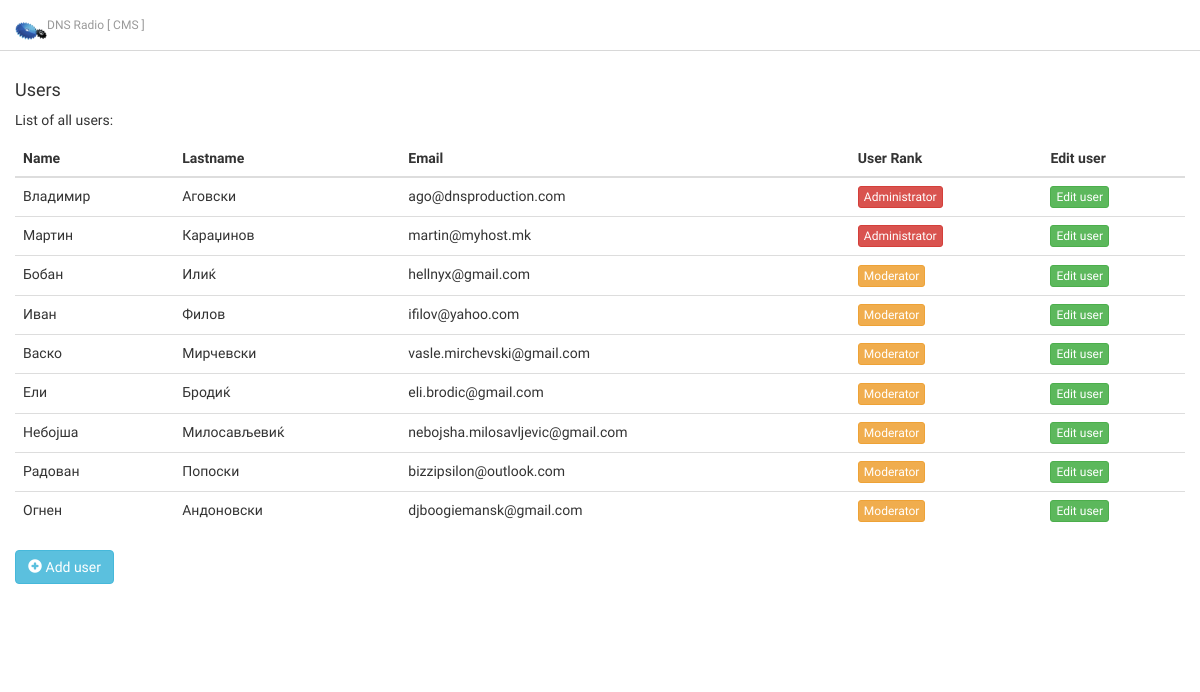
The page /users.php on the database its author committed.
### tables this page shows
CREATE TABLE IF NOT EXISTS `users` (
  `user_id` int(11) NOT NULL AUTO_INCREMENT,
  `user_name` text NOT NULL,
  `user_lastname` text NOT NULL,
  `user_email` text NOT NULL,
  `is_user_admin` int(11) NOT NULL,
  `user_pass` text NOT NULL,
  PRIMARY KEY (`user_id`)
);

### users.php (the view, shortened to what this page needs)
<?php
require_once 'header.php';
echo '<h4 class="naslov" >Users</h4>';
?>
<p class="naslov" >
  <?php
  echo LIST_USERS;
  ?>
</p>
<table class="table">
  <?php
  echo '<thead><th>' . NAME . '</th><th>' . LASTNAME . '</th><th>' . EMAIL . '</th><th>' . ISADMIN . '</th><th>' . EDIT . '</th></thead>'; ?>
  <?php
  $sql = mysqli_query($con, "SELECT * FROM users");
  echo '
  <tbody>
    ';
    while ($row = mysqli_fetch_array($sql)) {
      $admin = $row['is_user_admin'];
      if ($admin == 1) {
        $administrator = '<button class="btn btn-danger btn-xs" type="button">Administrator</button>';
      }
      else if ($admin == 0) {
        $administrator = '<button class="btn btn-info btn-xs" type="button">User</button>';
      }
      else {
        $administrator = '<button class="btn btn-warning btn-xs" type="button">Moderator</button>';
      }
      echo '
      <form action="' . $_SERVER['PHP_SELF'] . '#edit" method="post">
        <tr>
          <td>' . $row['user_name'] . '</td>
          <td>' . $row['user_lastname'] . '</td>
          <td>' . $row['user_email'] . '</td>
          <td>' . $administrator . '</td>
          <td>
            <input type="hidden" name="user_id" value="' . $row['user_id'] . '" />
            <button class="btn btn-success btn-xs" type="submit">' . FORM_EDIT . '</button>
          </td>
        </tr>
      </form>
      ';
    }
    ?>
  </tbody>
</table>
<p class="naslov">
  <form action="#add" method="post">
    <button type="subbmit" class="btn btn-info">
      <span class="glyphicon glyphicon-plus-sign"> </span> <?php
      echo ADD_USER; ?></button>
    </form>
  </p>
  <?php
require_once 'footer.php'; ?>

### css/style.css (style rules this page uses)
body { font-family: 'Rajdhani', sans-serif; background-repeat: repeat; }

### rows shown on the page
users: user_name "Владимир", user_lastname "Аговски", user_email "ago@dnsproduction.com", is_user_admin "Administrator"
users: user_name "Мартин", user_lastname "Караџинов", user_email "martin@myhost.mk", is_user_admin "Administrator"
users: user_name "Бобан", user_lastname "Илиќ", user_email "hellnyx@gmail.com", is_user_admin "Moderator"
users: user_name "Иван", user_lastname "Филов", user_email "ifilov@yahoo.com", is_user_admin "Moderator"
users: user_name "Васко", user_lastname "Мирчевски", user_email "vasle.mirchevski@gmail.com", is_user_admin "Moderator"
users: user_name "Ели", user_lastname "Бродиќ", user_email "eli.brodic@gmail.com", is_user_admin "Moderator"
users: user_name "Небојша", user_lastname "Милосављевиќ", user_email "nebojsha.milosavljevic@gmail.com", is_user_admin "Moderator"
users: user_name "Радован", user_lastname "Попоски", user_email "bizzipsilon@outlook.com", is_user_admin "Moderator"
users: user_name "Огнен", user_lastname "Андоновски", user_email "djboogiemansk@gmail.com", is_user_admin "Moderator"

### other values the page prints
constant("ADMIN_PANEL") "DNS Radio [ CMS ]"
LIST_USERS "List of all users:"
NAME "Name"
LASTNAME "Lastname"
EMAIL "Email"
ISADMIN "User Rank"
EDIT "Edit user"
ADD_USER "Add user"
